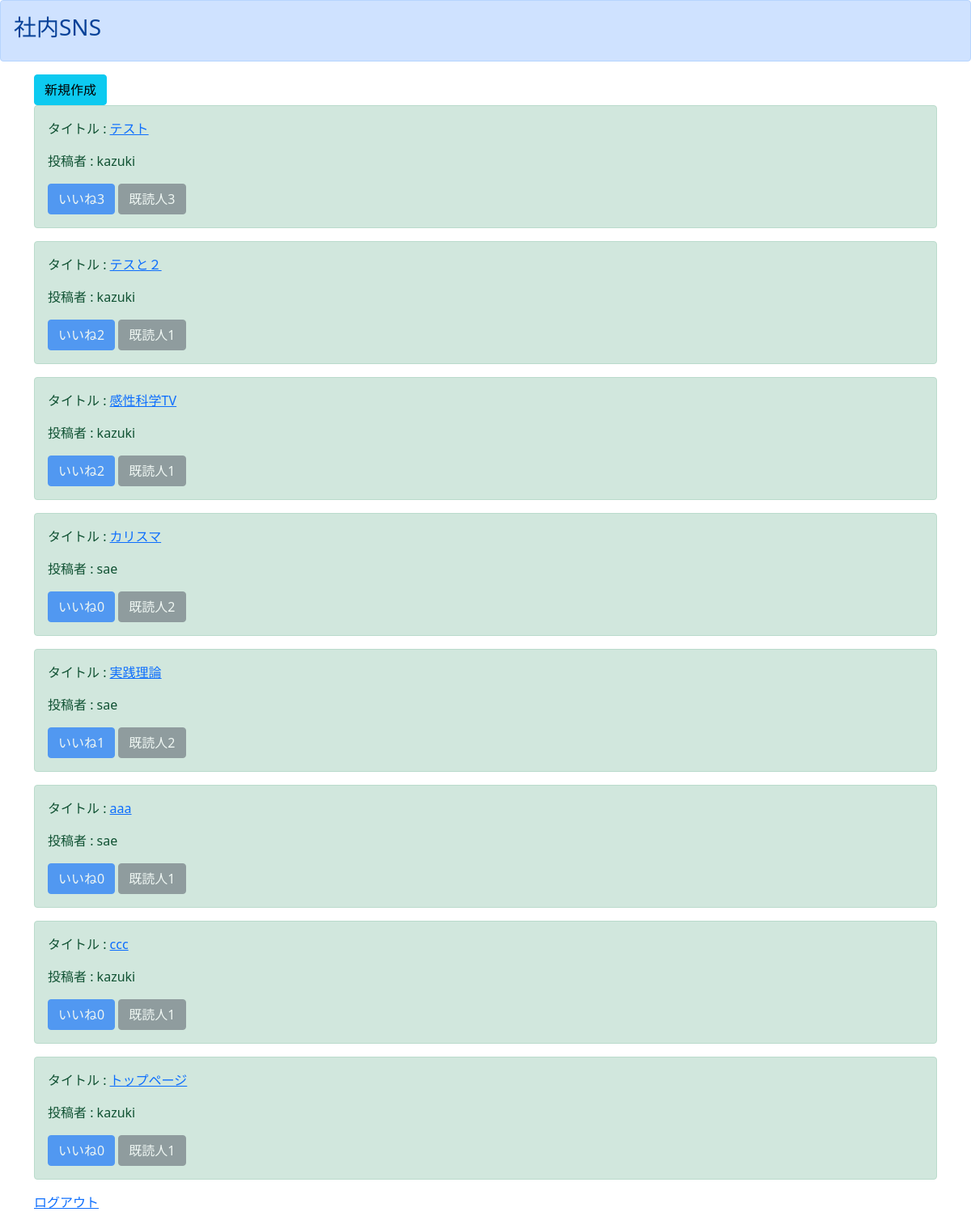
Screenshot of /list/ (signed in) with the database file from the repository.
### board/models.py (models this page shows, shortened)
class Board(models.Model):
    title = models.CharField(max_length=100)
    content = models.TextField()
    author = models.CharField(max_length=50)
    image = models.ImageField(upload_to='')
    good = models.IntegerField(null=True, blank=True, default=0)
    read = models.IntegerField(null=True, blank=True, default=0)
    readtext = models.TextField(null=True, blank=True, default='a') # dafailt必要 argument of type 'NoneType' is not iterable というエラーが出て既読にできない

### board/views.py (the view)
# urls.py: path('list/', list, name='list'),
@login_required
def list(request):
    board_list = Board.objects.all()
    return render(request, 'user/list.html', { 'board_list' : board_list })

### templates/user/list.html
{% extends 'base.html' %}
{% block header %}
<div class="alert alert-primary" role="alert">
  <h3>社内SNS</h3>
</div>
{% endblock header %}
{% block content %}
<div class="container">
  <a class="btn btn-info" role="button" href="{% url 'create' %}">新規作成</a>
  {% for item in board_list %}
  <div class="alert alert-success" role="alert">
    <p>タイトル : <a href="{% url 'detail' item.pk %}">{{ item.title }}</a></p>
    <p>投稿者 : {{ item.author }}</p>
    <a href="#" class="btn btn-primary disabled" role="button" aria-disabled="true">いいね{{ item.good }}</a>
    <a href="#" class="btn btn-secondary disabled" role="button" aria-disabled="true">既読人{{ item.read }}</a>
  </div>
  {% endfor %}
  <a href="{% url 'logout' %}">ログアウト</a>
</div>
{% endblock content %}

### templates/base.html (shortened to what this page needs)
<!doctype html>
<html lang="en">
  <head>
    <link href="https://cdn.jsdelivr.net/npm/bootstrap@5.0.0-beta1/dist/css/bootstrap.min.css" rel="stylesheet">
  </head>
  {% block header %}
  {% endblock header %}
  {% block content %}
  {% endblock content %}
</html>

### rows the page displays
Board: title "テスト", author "kazuki", good "3", read "3"
Board: title "テスと２", author "kazuki", good "2", read "1"
Board: title "感性科学TV", author "kazuki", good "2", read "1"
Board: title "カリスマ", author "sae", good "0", read "2"
Board: title "実践理論", author "sae", good "1", read "2"
Board: title "aaa", author "sae", good "0", read "1"
Board: title "ccc", author "kazuki", good "0", read "1"
Board: title "トップページ", author "kazuki", good "0", read "1"
